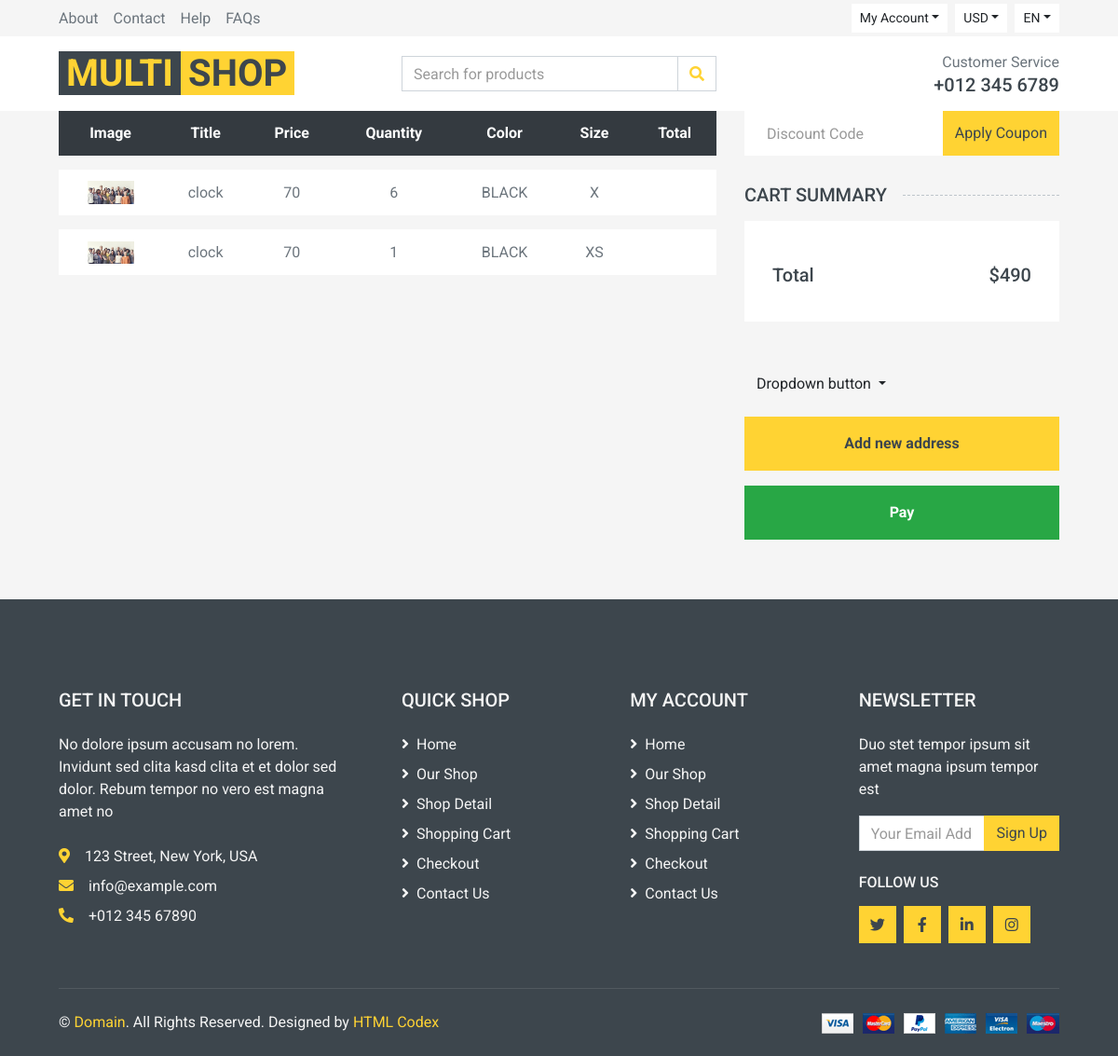
Page /cart/order/9 (signed in) on the earlier database version.
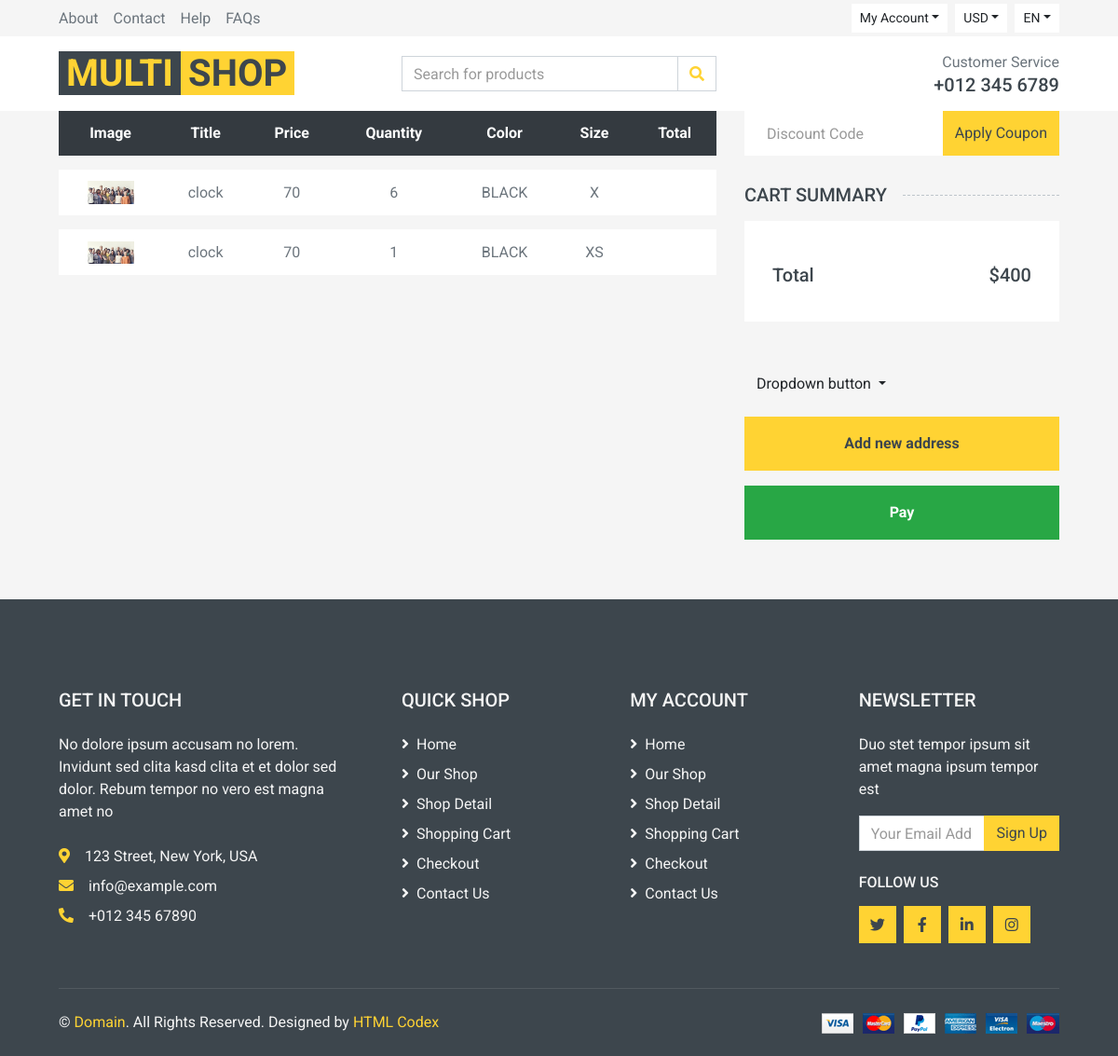
Same page on the later database version.
### cart/models.py (models this page shows, shortened)
class OrderItem(models.Model):
    order = models.ForeignKey(Order, on_delete=models.CASCADE, related_name="items")
    product = models.ForeignKey(Product, on_delete=models.CASCADE, related_name="items")
    size = models.CharField(max_length=12)
    color = models.CharField(max_length=12)
    quantity = models.SmallIntegerField(default=1)
    price = models.PositiveIntegerField()

class Order(models.Model):
    user = models.ForeignKey(User, on_delete=models.CASCADE, related_name="orders")
    created_at = models.DateTimeField(auto_now_add=True)
    total = models.IntegerField(default=0)
    is_paid = models.BooleanField(default=False)
    address=models.TextField(default="")

### product/models.py (models this page shows, shortened)
class Product(models.Model):
    category = models.ManyToManyField(Category,blank=True,null=True)
    title = models.CharField(max_length=100)
    description = models.CharField(max_length=200)
    price = models.IntegerField()
    discount = models.SmallIntegerField()
    image = models.ImageField(upload_to="products")
    size = models.ManyToManyField(Size, blank=True, null=True, related_name="products")
    color = models.ManyToManyField(Color, related_name="products")

### cart/views.py (the view)
# urls.py: path("order/<int:pk>",views.OrderDetailView.as_view(),name="order_detail"),
class OrderDetailView(LoginRequiredMixin,View):
    def get(self, request, pk):
        order = Order.objects.get(id=pk)
        return render(request, "cart/order_detail.html", {"order": order})

### cart/templates/cart/order_detail.html (shortened to what this page needs)
{% extends "base.html" %}
{% load static %}
{% block content %}
 <div class="container-fluid">
        <div class="row px-xl-5">
            <div class="col-lg-8 table-responsive mb-5">
                <table class="table table-light table-borderless table-hover text-center mb-0">
                    <thead class="thead-dark">
                        <tr>
                            <th>Image</th>
                            <th>Title</th>
                            <th>Price</th>
                            <th>Quantity</th>
                            <th>Color</th>
                            <th>Size</th>
                            <th>Total</th>
                        </tr>
                    </thead>
                    <tbody class="align-middle">
                        {% for i in order.items.all  %}
                        <tr>
                            <td class="align-middle"><img src="{{  i.product.image.url }}" alt="" style="width: 50px;"> </td>
                            <td class="align-middle"> {{  i.product.title }}</td>
                            <td class="align-middle">{{  i.price }}</td>
                            <td class="align-middle">{{  i.quantity  }}</td>
                            <td class="align-middle">{{  i.color}}</td>
                            <td class="align-middle">{{  i.size }}</td>
                            <td class="align-middle">{{  i.total }}</td>
                        </tr>
                        {% endfor %}
                    </tbody>
                </table>
            </div>
            <div class="col-lg-4">
                <form  method="post" class="mb-30"   action="{% url "cart:discount_code" order.id  %}">
                    <div class="input-group">
                        <input name="discount_code"  type="text" class="form-control border-0 p-4" placeholder="Discount Code">
                        <div class="input-group-append">
                            <button class="btn btn-primary">Apply Coupon</button>
                        </div>
                    </div>
                </form>
                <h5 class="section-title position-relative text-uppercase mb-3"><span class="bg-secondary pr-3">Cart Summary</span></h5>
                <div class="bg-light p-30 mb-5">
                    <div class="pt-2">
                        <div class="d-flex justify-content-between mt-2">
                            <h5>Total</h5>
                            <h5>${{ order.total }}</h5>
                        </div>
                    </div>
                </div>
             {% if request.user.addresses.all %}
                 <form method="post" href="{% url "send request in zarinpal " %}">
                <div class="dropdown">
                      <button class="btn btn-secondary dropdown-toggle" type="button" id="dropdownMenuButton" data-toggle="dropdown" aria-haspopup="true" aria-expanded="false">
                        Dropdown button
                      </button>
                </div>
                 <a  href="{% url "account:add_address"%}?next={% url "cart:order_detail" order.id %}"
                           class="btn btn-block btn-primary font-weight-bold my-3 py-3">Add new address</a>
                     <button type="submit"  class="btn btn-block btn-success font-weight-bold my-3 py-3">Pay</button>
                 </form>
            {% else %}
                 <a href="{% url "account:add_address"%}?next={% url "cart:order_detail" order.id %}"
                           class="btn btn-block btn-primary font-weight-bold my-3 py-3">Add address</a>
            {% endif %}
            </div>
        </div>
    </div>
{% endblock %}

### templates/base.html (shortened to what this page needs)
{% load static %}
{% load render_partial %}
<!DOCTYPE html>
<html lang="en">
<head>
    <link href="https://cdnjs.cloudflare.com/ajax/libs/font-awesome/5.10.0/css/all.min.css" rel="stylesheet">
    <link href="{% static "lib/animate/animate.min.css" %}" rel="stylesheet">
    <link href="{% static "lib/owlcarousel/assets/owl.carousel.min.css" %}" rel="stylesheet">
    <link href="{% static "css/style.css" %}" rel="stylesheet">
</head>
<body>
    <div class="container-fluid">
        <div class="row bg-secondary py-1 px-xl-5">
            <div class="col-lg-6 d-none d-lg-block">
                <div class="d-inline-flex align-items-center h-100">
                    <a class="text-body mr-3" href="">About</a>
                    <a class="text-body mr-3" href="">Contact</a>
                    <a class="text-body mr-3" href="">Help</a>
                    <a class="text-body mr-3" href="">FAQs</a>
                </div>
            </div>
            <div class="col-lg-6 text-center text-lg-right">
                <div class="d-inline-flex align-items-center">
                    <div class="btn-group">
                        <button type="button" class="btn btn-sm btn-light dropdown-toggle" data-toggle="dropdown">My Account</button>
                    </div>
                    <div class="btn-group mx-2">
                        <button type="button" class="btn btn-sm btn-light dropdown-toggle" data-toggle="dropdown">USD</button>
                    </div>
                    <div class="btn-group">
                        <button type="button" class="btn btn-sm btn-light dropdown-toggle" data-toggle="dropdown">EN</button>
                    </div>
                </div>
            </div>
        </div>
        <div class="row align-items-center bg-light py-3 px-xl-5 d-none d-lg-flex">
            <div class="col-lg-4">
                <a href="" class="text-decoration-none">
                    <span class="h1 text-uppercase text-primary bg-dark px-2">Multi</span>
                    <span class="h1 text-uppercase text-dark bg-primary px-2 ml-n1">Shop</span>
                </a>
            </div>
            <div class="col-lg-4 col-6 text-left">
                <form action="">
                    <div class="input-group">
                        <input type="text" class="form-control" placeholder="Search for products">
                        <div class="input-group-append">
                            <span class="input-group-text bg-transparent text-primary">
                                <i class="fa fa-search"></i>
                            </span>
                        </div>
                    </div>
                </form>
            </div>
            <div class="col-lg-4 col-6 text-right">
                <p class="m-0">Customer Service</p>
                <h5 class="m-0">+012 345 6789</h5>
            </div>
        </div>
    </div>
    {% block content %}
    {% endblock %}
    <div class="container-fluid bg-dark text-secondary mt-5 pt-5">
        <div class="row px-xl-5 pt-5">
            <div class="col-lg-4 col-md-12 mb-5 pr-3 pr-xl-5">
                <h5 class="text-secondary text-uppercase mb-4">Get In Touch</h5>
                <p class="mb-4">No dolore ipsum accusam no lorem. Invidunt sed clita kasd clita et et dolor sed dolor. Rebum tempor no vero est magna amet no</p>
                <p class="mb-2"><i class="fa fa-map-marker-alt text-primary mr-3"></i>123 Street, New York, USA</p>
                <p class="mb-2"><i class="fa fa-envelope text-primary mr-3"></i>info@example.com</p>
                <p class="mb-0"><i class="fa fa-phone-alt text-primary mr-3"></i>+012 345 67890</p>
            </div>
            <div class="col-lg-8 col-md-12">
                <div class="row">
                    <div class="col-md-4 mb-5">
                        <h5 class="text-secondary text-uppercase mb-4">Quick Shop</h5>
                        <div class="d-flex flex-column justify-content-start">
                            <a class="text-secondary mb-2" href="#"><i class="fa fa-angle-right mr-2"></i>Home</a>
                            <a class="text-secondary mb-2" href="#"><i class="fa fa-angle-right mr-2"></i>Our Shop</a>
                            <a class="text-secondary mb-2" href="#"><i class="fa fa-angle-right mr-2"></i>Shop Detail</a>
                            <a class="text-secondary mb-2" href="#"><i class="fa fa-angle-right mr-2"></i>Shopping Cart</a>
                            <a class="text-secondary mb-2" href="#"><i class="fa fa-angle-right mr-2"></i>Checkout</a>
                            <a class="text-secondary" href="#"><i class="fa fa-angle-right mr-2"></i>Contact Us</a>
                        </div>
                    </div>
                    <div class="col-md-4 mb-5">
                        <h5 class="text-secondary text-uppercase mb-4">My Account</h5>
                        <div class="d-flex flex-column justify-content-start">
                            <a class="text-secondary mb-2" href="#"><i class="fa fa-angle-right mr-2"></i>Home</a>
                            <a class="text-secondary mb-2" href="#"><i class="fa fa-angle-right mr-2"></i>Our Shop</a>
                            <a class="text-secondary mb-2" href="#"><i class="fa fa-angle-right mr-2"></i>Shop Detail</a>
                            <a class="text-secondary mb-2" href="#"><i class="fa fa-angle-right mr-2"></i>Shopping Cart</a>
                            <a class="text-secondary mb-2" href="#"><i class="fa fa-angle-right mr-2"></i>Checkout</a>
                            <a class="text-secondary" href="#"><i class="fa fa-angle-right mr-2"></i>Contact Us</a>
                        </div>
                    </div>
                    <div class="col-md-4 mb-5">
                        <h5 class="text-secondary text-uppercase mb-4">Newsletter</h5>
                        <p>Duo stet tempor ipsum sit amet magna ipsum tempor est</p>
                        <form action="">
                            <div class="input-group">
                                <input type="text" class="form-control" placeholder="Your Email Address">
                                <div class="input-group-append">
                                    <button class="btn btn-primary">Sign Up</button>
                                </div>
                            </div>
                        </form>
                        <h6 class="text-secondary text-uppercase mt-4 mb-3">Follow Us</h6>
                        <div class="d-flex">
                            <a class="btn btn-primary btn-square mr-2" href="#"><i class="fab fa-twitter"></i></a>
                            <a class="btn btn-primary btn-square mr-2" href="#"><i class="fab fa-facebook-f"></i></a>
                            <a class="btn btn-primary btn-square mr-2" href="#"><i class="fab fa-linkedin-in"></i></a>
                            <a class="btn btn-primary btn-square" href="#"><i class="fab fa-instagram"></i></a>
                        </div>
                    </div>
                </div>
            </div>
        </div>
        <div class="row border-top mx-xl-5 py-4" style="border-color: rgba(256, 256, 256, .1) !important;">
            <div class="col-md-6 px-xl-0">
                <p class="mb-md-0 text-center text-md-left text-secondary">
                    &copy; <a class="text-primary" href="#">Domain</a>. All Rights Reserved. Designed
                    by
                    <a class="text-primary" href="https://htmlcodex.com">HTML Codex</a>
                </p>
            </div>
            <div class="col-md-6 px-xl-0 text-center text-md-right">
                <img class="img-fluid" src="{% static "img/payments.png" %}" alt="">
            </div>
        </div>
    </div>
</body>
</html>

Differences in the rows shown:
changed Order: total "490" → "400"
